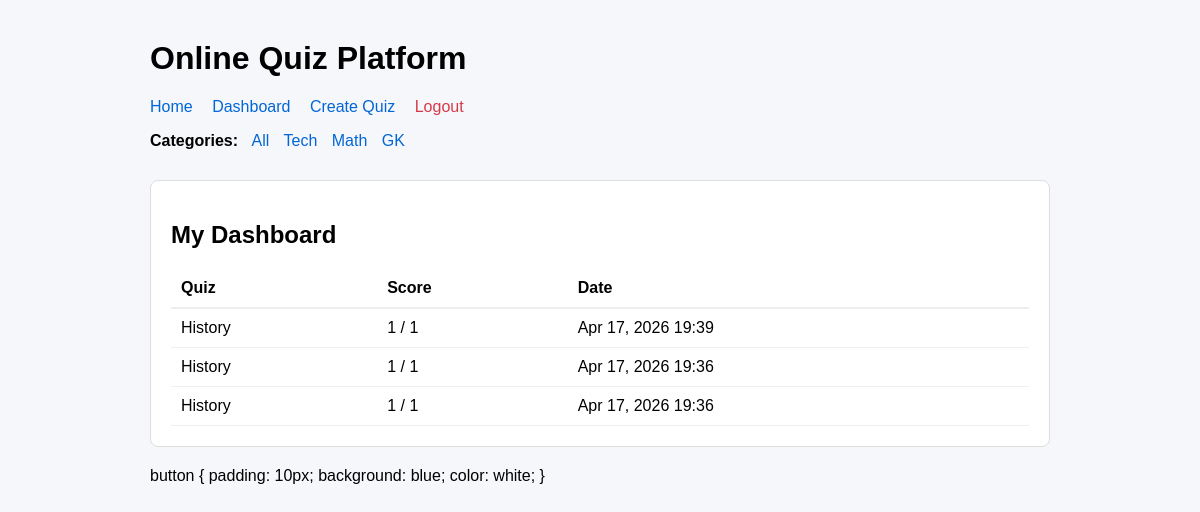
The app's page /dashboard/ (signed in), older data.
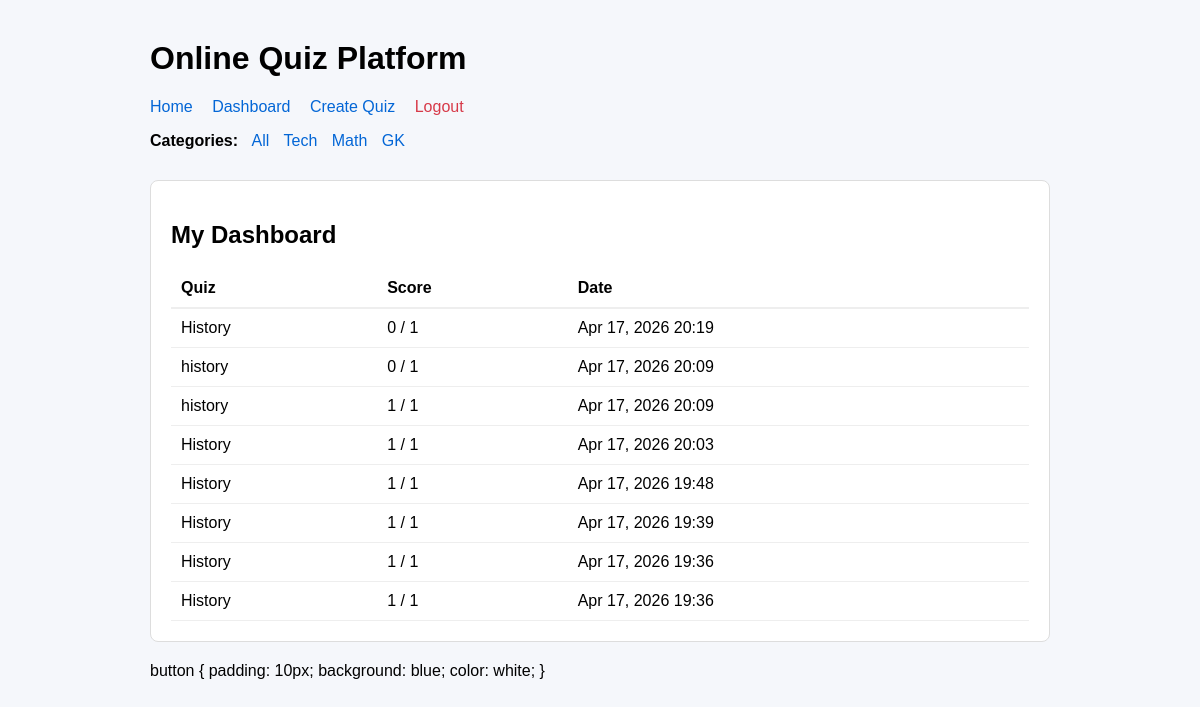
The same page, newer data.
### quiz/models.py (models this page shows, shortened)
class UserAttempt(models.Model):
    user = models.ForeignKey(User, on_delete=models.CASCADE)
    quiz = models.ForeignKey(Quiz, on_delete=models.CASCADE)
    score = models.IntegerField()
    total = models.IntegerField()
    created_at = models.DateTimeField(auto_now_add=True)

class Quiz(models.Model):
    CATEGORY_CHOICES = [
        ('tech', 'Technology'),
        ('math', 'Mathematics'),
        ('gk', 'General Knowledge'),
    ]
    DIFFICULTY_CHOICES = [
        ('easy', 'Easy'),
        ('medium', 'Medium'),
        ('hard', 'Hard'),
    ]
    title = models.CharField(max_length=200)
    description = models.TextField(blank=True)
    category = models.CharField(max_length=50, choices=CATEGORY_CHOICES, default='tech')
    difficulty = models.CharField(max_length=50, choices=DIFFICULTY_CHOICES, default='easy')
    created_by = models.ForeignKey(User, on_delete=models.CASCADE)
    created_at = models.DateTimeField(auto_now_add=True)

### quiz/views.py (the view)
# urls.py: path('dashboard/', views.dashboard, name='dashboard'),
@login_required(login_url='login')
def dashboard(request):
    attempts = UserAttempt.objects.filter(user=request.user).order_by('-created_at')
    return render(request, 'dashboard.html', {'attempts': attempts})

### quiz/templates/dashboard.html
{% extends 'base.html' %}
{% block content %}
    <div class="card">
        <h2>My Dashboard</h2>
        {% if attempts %}
            <table style="width: 100%; border-collapse: collapse; margin-top: 15px;">
                <thead>
                    <tr style="border-bottom: 2px solid #eee;">
                        <th style="padding: 10px; text-align: left;">Quiz</th>
                        <th style="padding: 10px; text-align: left;">Score</th>
                        <th style="padding: 10px; text-align: left;">Date</th>
                    </tr>
                </thead>
                <tbody>
                    {% for attempt in attempts %}
                    <tr style="border-bottom: 1px solid #eee;">
                        <td style="padding: 10px;">{{ attempt.quiz.title }}</td>
                        <td style="padding: 10px;">{{ attempt.score }} / {{ attempt.total }}</td>
                        <td style="padding: 10px;">{{ attempt.created_at|date:"M d, Y H:i" }}</td>
                    </tr>
                    {% endfor %}
                </tbody>
            </table>
        {% else %}
            <p>You haven't attempted any quizzes yet.</p>
            <p><a href="{% url 'home' %}" class="btn">Start a Quiz</a></p>
        {% endif %}
    </div>
{% endblock %}

### quiz/templates/base.html (shortened to what this page needs)
<!DOCTYPE html>
<html lang="en">
<head>
</head>
<body>
    <header>
        <h1>Online Quiz Platform</h1>
        <nav>
            <a href="{% url 'home' %}">Home</a>
            {% if user.is_authenticated %}
                <a href="{% url 'dashboard' %}">Dashboard</a>
                <a href="{% url 'create_quiz' %}">Create Quiz</a>
                <a href="{% url 'logout' %}" class="logout">Logout</a>
            {% else %}
                <a href="{% url 'login' %}">Login</a>
                <a href="{% url 'register' %}">Register</a>
            {% endif %}
        </nav>
        <nav class="category-nav">
            <span>Categories:</span>
            <a href="{% url 'home' %}">All</a>
            <a href="{% url 'home' %}?category=tech">Tech</a>
            <a href="{% url 'home' %}?category=math">Math</a>
            <a href="{% url 'home' %}?category=gk">GK</a>
        </nav>
    </header>
    {% block content %}{% endblock %}
</body>
</html>

### quiz/templates/base.html (style rules this page uses)
body { font-family: Arial, sans-serif; max-width: 900px; margin: 40px auto; padding: 0 20px; background-color: #f5f7fb; }
header { margin-bottom: 30px; }
nav a { margin-right: 15px; text-decoration: none; color: #0366d6; }
.card { border: 1px solid #ddd; padding: 20px; border-radius: 8px; margin-bottom: 20px; background: white; }
.logout { color: #d73a49; }
.category-nav { margin-top: 16px; }
.category-nav span { margin-right: 10px; font-weight: 600; }
.category-nav a { margin-right: 10px; text-decoration: none; color: #0366d6; }

Row changes from the older to the newer data that the page shows:
added UserAttempt: quiz "History", score "0", total "1", created_at "Apr 17, 2026 20:19"
added UserAttempt: quiz "history", score "0", total "1", created_at "Apr 17, 2026 20:09"
added UserAttempt: quiz "history", score "1", total "1", created_at "Apr 17, 2026 20:09"
added UserAttempt: quiz "History", score "1", total "1", created_at "Apr 17, 2026 20:03"
added UserAttempt: quiz "History", score "1", total "1", created_at "Apr 17, 2026 19:48"
